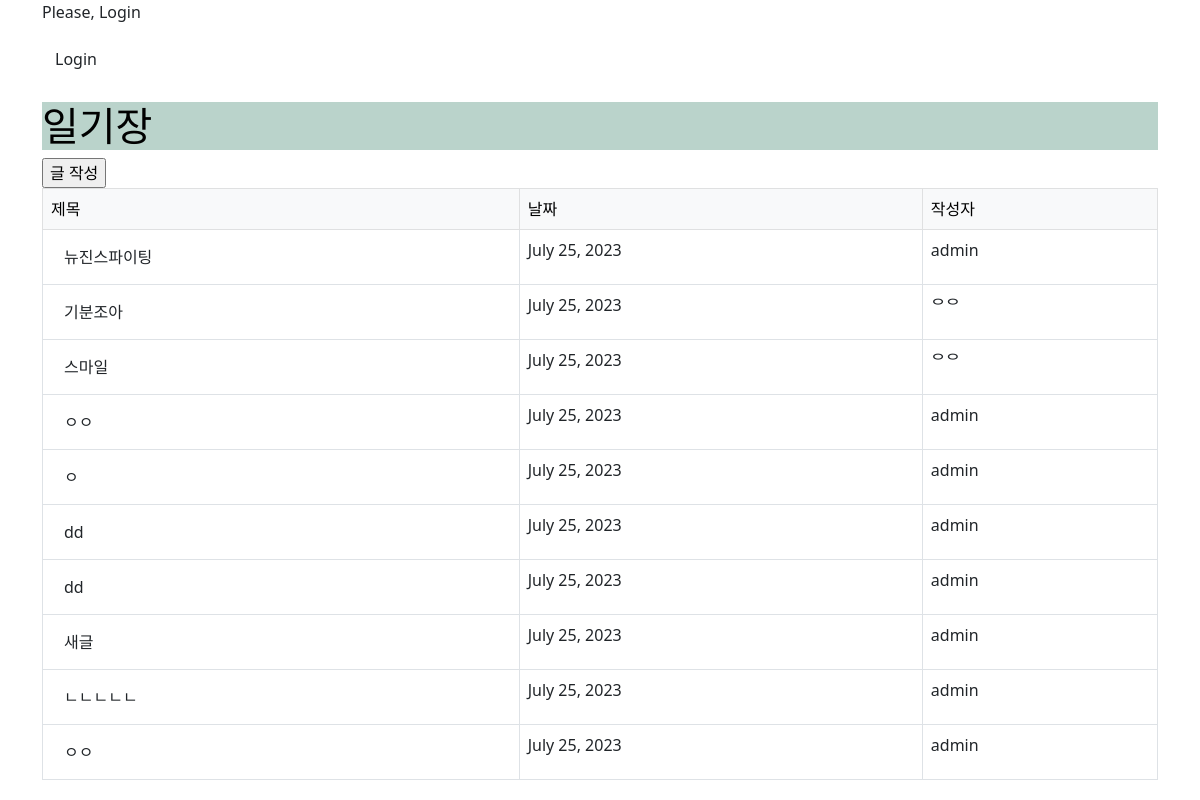
Before: /diary/ with the older database file.
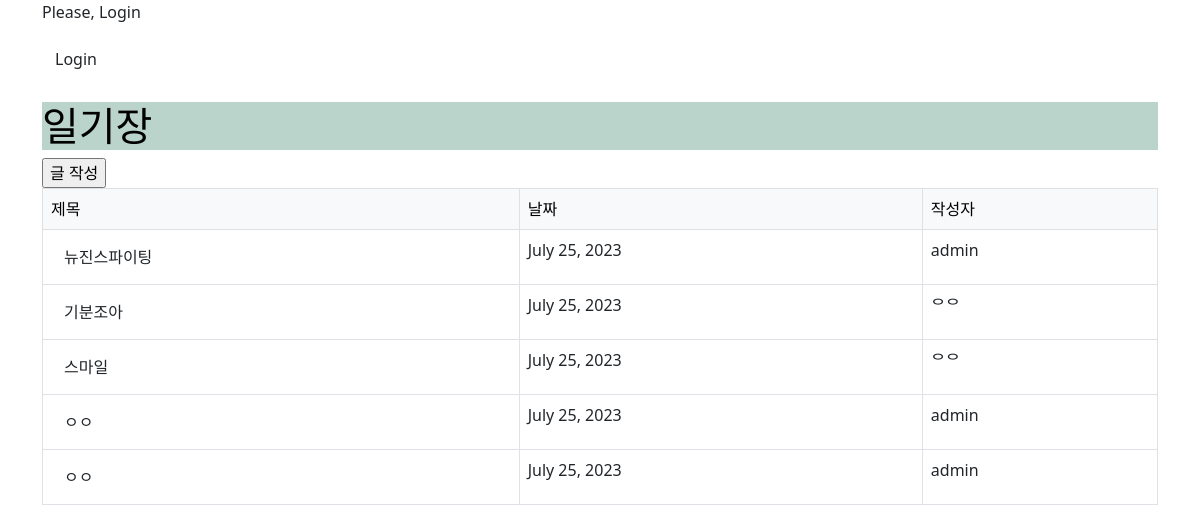
After: the same page with the newer database file.
### diary/models.py (models this page shows)
class Post(models.Model):
    title = models.CharField(max_length=30)
    date = models.DateField(auto_now_add=True)
    content = models.TextField()
    writer = models.ForeignKey(User, on_delete=models.CASCADE)
    painting = Base64Field(max_length=900000, blank=True, null=True)
    mood = models.IntegerField(choices=MOOD_CHOICES)

### user/models.py (models this page shows)
class User(AbstractUser):
    username = models.CharField(unique=True, max_length=30)
    email = models.EmailField(unique=True, max_length=255)
    is_staff = models.BooleanField(default=False)
    is_superuser = models.BooleanField(default=False)
    is_active = models.BooleanField(default=True)
    last_login = models.DateTimeField(null=True, blank=True)
    date_joined = models.DateTimeField(auto_now_add=True)
    objects = UserManager()

### diary/views.py (the view)
# urls.py: path("", views.ListView.as_view(), name="list"),
class ListView(View):
    def get(self, request):
        post_objs = Post.objects.all()
        context = {
            "posts": post_objs,
            "title": "전체 게시물"
        }
        return render(request, 'diary/post_list.html', context)

### diary/templates/diary/post_list.html (shortened to what this page needs)
{% extends 'base.html' %}
{% block content %}
    <form action="{% url 'diary:write' %}" method="get">
    <input type="submit" value="글 작성">
    </form>
    {% if posts %}
    <table class="table table-bordered">
        <thead class="table-light">
          <tr>
            <td>제목</td>
            <td>날짜</td>
            <td>작성자</td>
          </tr>
        </thead>
        <tbody>
          {% for post in posts %}
            <tr>
              <td>
                <a href="{% url 'diary:detail' pk=post.pk %}" class="btn">{{ post.title }}</a>
              </td>
              <td>{{ post.date }}</td>
              <td>{{ post.writer }}</td>
            </tr>
          {% endfor %}
        </tbody>
      </table>
    {% else %}
        <p>일기장이 비어있습니다.</p>
    {% endif %}
{% endblock %}

Changed rows visible on the page:
removed Post: title "ㅇ", date "July 25, 2023", writer "admin"
removed Post: title "dd", date "July 25, 2023", writer "admin"
removed Post: title "dd", date "July 25, 2023", writer "admin"
removed Post: title "새글", date "July 25, 2023", writer "admin"
removed Post: title "ㄴㄴㄴㄴㄴ", date "July 25, 2023", writer "admin"
